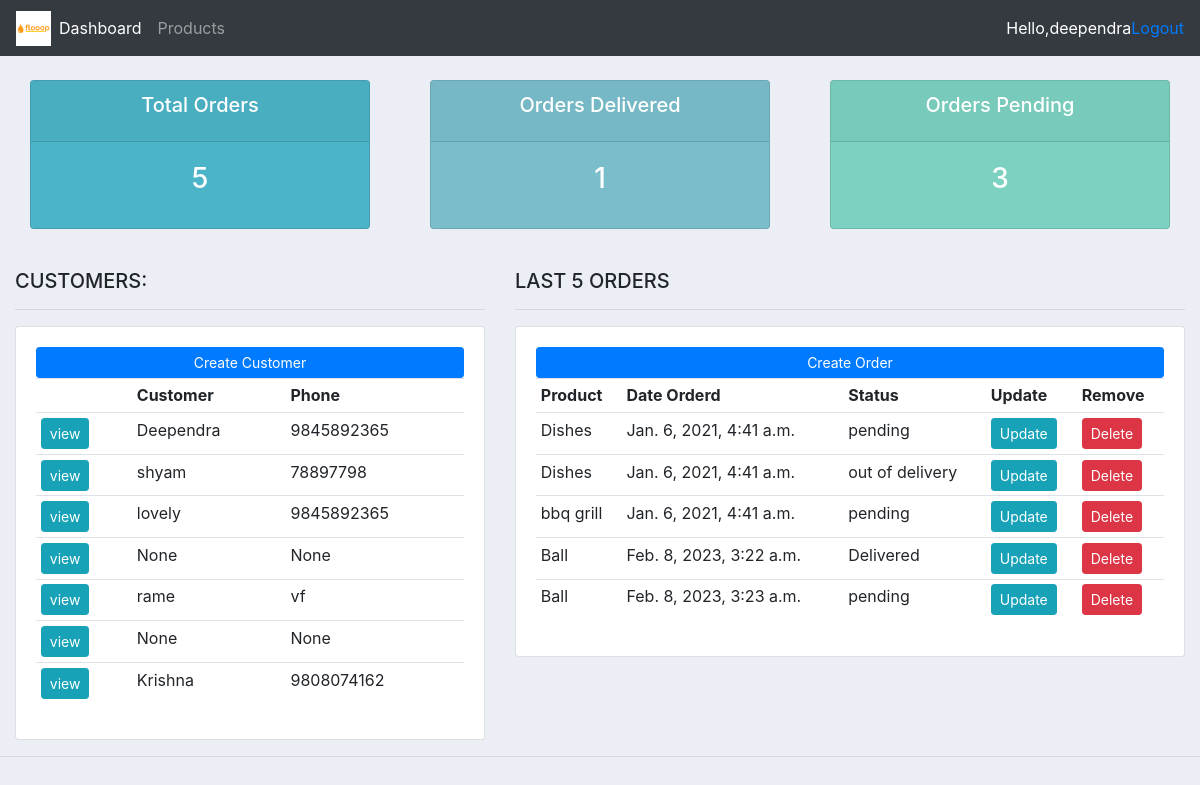
The app's page / (signed in) with its own data.
### accounts/models.py (models this page shows, shortened)
class Customer(models.Model):
    user=models.OneToOneField(User,null=True,blank=True,on_delete=models.CASCADE)
    name=models.CharField(max_length=100,null=True)
    phone=models.CharField(max_length=100,null=True)
    email=models.CharField(max_length=100,null=True)
    profile_pic=models.ImageField(default="download.png",null=True,blank=True)
    date_created=models.DateTimeField(auto_now_add=True,null=True)

class Order(models.Model):
    STATUS=(
        ('pending','pending'),
        ('out of delivery','out of delivery'),
        ('Delivered','Delivered'),
    )
    customer=models.ForeignKey(Customer,null=True,on_delete=models.SET_NULL)
    product=models.ForeignKey(Product,null=True,on_delete=models.SET_NULL)
    date_created=models.DateTimeField(auto_now_add=True,null=True)
    status=models.CharField(max_length=100,null=True,choices=STATUS)
    note=models.CharField(max_length=100,null=True)

class Product(models.Model):
    CATEGORY=(
        ('Indoor','Indoor'),
        ('Out door','Out door')
    )
    name=models.CharField(max_length=100,null=True)
    price=models.FloatField(null=True)
    category=models.CharField(max_length=100,null=True,choices=CATEGORY)
    description=models.CharField(max_length=100,null=True,blank=True)
    date_created=models.DateTimeField(auto_now_add=True,null=True)
    tag=models.ManyToManyField(Tag)
    def __str__(self):
        return str(self.name)

### accounts/decorators.py (the view)
	def wrapper_function(request, *args, **kwargs):
		group = None
		if request.user.groups.exists():
			group = request.user.groups.all()[0].name
		if group == 'customer':
			return redirect('user-page')
		if group == 'admin':
			return view_func(request, *args, **kwargs)

### accounts/views.py (called while the page is built)
@login_required(login_url='login')
@admin_only
def home(request):
    customers=Customer.objects.all()
    orders=Order.objects.all()
    total_order=orders.count()
    pending=orders.filter(status='pending').count()
    delivered=orders.filter(status='Delivered').count()
    context={'customers':customers,'orders':orders,'total_order':total_order,'pending':pending,'delivered':delivered}
    return render(request,'accounts/dashboard.html',context)

### accounts/templates/accounts/dashboard.html
{%  extends 'accounts/main.html' %}
{% block content %}
{%  include 'accounts/status.html' %}
<br>
<div class="row">
	<div class="col-md-5">
		<h5>CUSTOMERS:</h5>
		<hr>
		<div class="card card-body">
			<a class="btn btn-primary  btn-sm btn-block" href="">Create Customer</a>
			<table class="table table-sm">
				<tr>
					<th></th>
					<th>Customer</th>
					<th>Phone</th>
				</tr>
				{% for i in customers %}
					<tr>
						<td><a class="btn btn-sm btn-info" href="{% url 'customer' i.id %}">view</a></td>
						<td>{{i.name}}</td>
						<td>{{i.phone}}</td>
					</tr>
				{% endfor %}
			</table>
		</div>
	</div>
	<div class="col-md-7">
		<h5>LAST 5 ORDERS</h5>
		<hr>
		<div class="card card-body">
			<a class="btn btn-primary  btn-sm btn-block" href="{% url 'createorder' %}">Create Order</a>
			<table class="table table-sm">
				<tr>
					<th>Product</th>
					<th>Date Orderd</th>
					<th>Status</th>
					<th>Update</th>
					<th>Remove</th>
				</tr>
				{% for i in orders %}
					<tr>
						<td>{{i.product}}</td>
						<td>{{i.date_created}}</td>
						<td>{{i.status}}</td>
						<td><a class="btn btn-sm btn-info" href="{% url 'updateorder' i.id %}">Update</a></td>
						<td><a class="btn btn-sm btn-danger" href="{% url 'deleteorder' i.id %}">Delete</a></td>
					</tr>
				{% endfor %}
			</table>
		</div>
	</div>
</div>
{% endblock %}

### accounts/templates/accounts/navbar.html (shortened to what this page needs)
{% load static %}
<nav class="navbar navbar-expand-lg navbar-dark bg-dark">
    <img src="{% static 'images/download.png' %}" height="35px">
    <div class="collapse navbar-collapse" id="navbarNav">
      <ul class="navbar-nav">
        {% if request.user.is_staff %}
        <li class="nav-item active">
          <a class="nav-link" href="{% url 'home'%}">Dashboard</a>
        </li>
        <li class="nav-item">
          <a class="nav-link" href="{% url 'product' %}">Products</a>
        </li>
        {% else %}
       <li class="nav-item">
        <a class="nav-link" href="{% url 'account' %}">Settings</a>
      </li>
        {% endif %}
      </ul>
    </div>
    <span style="color:white;">Hello,{{user}}</span>
    <span><a href="{% url 'logout' %}">Logout</a></span>
  </nav>

### accounts/static/css/main.css (style rules this page uses)
body { background-color: #ebeff5; }

### records on screen
Customer: name "Deependra", phone "9845892365"
Customer: name "shyam", phone "78897798"
Customer: name "lovely", phone "9845892365"
Customer: name "None", phone "None"
Customer: name "rame", phone "vf"
Customer: name "None", phone "None"
Customer: name "Krishna", phone "9808074162"
Order: product "Dishes", date_created "Jan. 6, 2021, 4:41 a.m.", status "pending"
Order: product "Dishes", date_created "Jan. 6, 2021, 4:41 a.m.", status "out of delivery"
Order: product "bbq grill", date_created "Jan. 6, 2021, 4:41 a.m.", status "pending"
Order: product "Ball", date_created "Feb. 8, 2023, 3:22 a.m.", status "Delivered"
Order: product "Ball", date_created "Feb. 8, 2023, 3:23 a.m.", status "pending"

### other values on screen
{{ user }} "deependra"
{{ total_order }} "5"
{{ delivered }} "1"
{{ pending }} "3"
